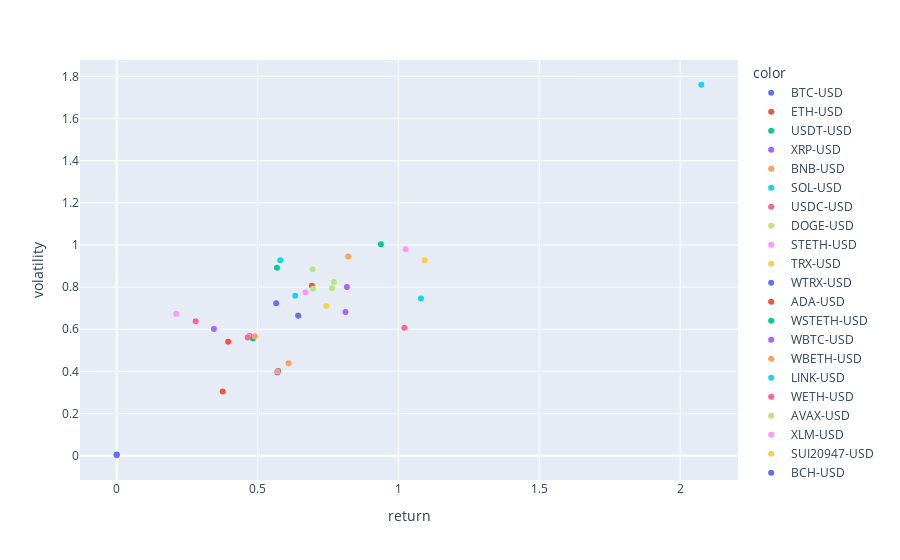

Write notebook code for a chart like this one.
### Code cell
fig = px.scatter(
    x = subset['return'],
    y = subset['volatility'],
    labels = {
        "x": "return",
        "y": "volatility"
    },
    color = subset.index
)
fig.show()

### Figure 1 — Plotly figure (JSON) as saved in the notebook; plotly's stock layout.template omitted (floating-point values rounded to 4 significant figures)
{"data": [{"hovertemplate": "color=BTC-USD<br>return=%{x}<br>volatility=%{y}<extra></extra>", "legendgroup": "BTC-USD", "marker": {"color": "#636efa", "symbol": "circle"}, "mode": "markers", "name": "BTC-USD", "orientation": "v", "showlegend": true, "type": "scatter", "x": [0.573], "xaxis": "x", "y": [0.4016], "yaxis": "y"}, {"hovertemplate": "color=ETH-USD<br>return=%{x}<br>volatility=%{y}<extra></extra>", "legendgroup": "ETH-USD", "marker": {"color": "#EF553B", "symbol": "circle"}, "mode": "markers", "name": "ETH-USD", "orientation": "v", "showlegend": true, "type": "scatter", "x": [0.4717], "xaxis": "x", "y": [0.5677], "yaxis": "y"}, {"hovertemplate": "color=USDT-USD<br>return=%{x}<br>volatility=%{y}<extra></extra>", "legendgroup": "USDT-USD", "marker": {"color": "#00cc96", "symbol": "circle"}, "mode": "markers", "name": "USDT-USD", "orientation": "v", "showlegend": true, "type": "scatter", "x": [0.0003498], "xaxis": "x", "y": [0.005921], "yaxis": "y"}, {"hovertemplate": "color=XRP-USD<br>return=%{x}<br>volatility=%{y}<extra></extra>", "legendgroup": "XRP-USD", "marker": {"color": "#ab63fa", "symbol": "circle"}, "mode": "markers", "name": "XRP-USD", "orientation": "v", "showlegend": true, "type": "scatter", "x": [0.8123], "xaxis": "x", "y": [0.6821], "yaxis": "y"}, {"hovertemplate": "color=BNB-USD<br>return=%{x}<br>volatility=%{y}<extra></extra>", "legendgroup": "BNB-USD", "marker": {"color": "#FFA15A", "symbol": "circle"}, "mode": "markers", "name": "BNB-USD", "orientation": "v", "showlegend": true, "type": "scatter", "x": [0.61], "xaxis": "x", "y": [0.4383], "yaxis": "y"}, {"hovertemplate": "color=SOL-USD<br>return=%{x}<br>volatility=%{y}<extra></extra>", "legendgroup": "SOL-USD", "marker": {"color": "#19d3f3", "symbol": "circle"}, "mode": "markers", "name": "SOL-USD", "orientation": "v", "showlegend": true, "type": "scatter", "x": [1.08], "xaxis": "x", "y": [0.7455], "yaxis": "y"}, {"hovertemplate": "color=USDC-USD<br>return=%{x}<br>volatility=%{y}<extra></extra>", "legendgroup": "USDC-USD", "marker": {"color": "#FF6692", "symbol": "circle"}, "mode": "markers", "name": "USDC-USD", "orientation": "v", "showlegend": true, "type": "scatter", "x": [-0.0001155], "xaxis": "x", "y": [0.002409], "yaxis": "y"}, {"hovertemplate": "color=DOGE-USD<br>return=%{x}<br>volatility=%{y}<extra></extra>", "legendgroup": "DOGE-USD", "marker": {"color": "#B6E880", "symbol": "circle"}, "mode": "markers", "name": "DOGE-USD", "orientation": "v", "showlegend": true, "type": "scatter", "x": [0.7642], "xaxis": "x", "y": [0.7945], "yaxis": "y"}, {"hovertemplate": "color=STETH-USD<br>return=%{x}<br>volatility=%{y}<extra></extra>", "legendgroup": "STETH-USD", "marker": {"color": "#FF97FF", "symbol": "circle"}, "mode": "markers", "name": "STETH-USD", "orientation": "v", "showlegend": true, "type": "scatter", "x": [0.4685], "xaxis": "x", "y": [0.5659], "yaxis": "y"}, {"hovertemplate": "color=TRX-USD<br>return=%{x}<br>volatility=%{y}<extra></extra>", "legendgroup": "TRX-USD", "marker": {"color": "#FECB52", "symbol": "circle"}, "mode": "markers", "name": "TRX-USD", "orientation": "v", "showlegend": true, "type": "scatter", "x": [0.6438], "xaxis": "x", "y": [0.6666], "yaxis": "y"}, {"hovertemplate": "color=WTRX-USD<br>return=%{x}<br>volatility=%{y}<extra></extra>", "legendgroup": "WTRX-USD", "marker": {"color": "#636efa", "symbol": "circle"}, "mode": "markers", "name": "WTRX-USD", "orientation": "v", "showlegend": true, "type": "scatter", "x": [0.6444], "xaxis": "x", "y": [0.664], "yaxis": "y"}, {"hovertemplate": "color=ADA-USD<br>return=%{x}<br>volatility=%{y}<extra></extra>", "legendgroup": "ADA-USD", "marker": {"color": "#EF553B", "symbol": "circle"}, "mode": "markers", "name": "ADA-USD", "orientation": "v", "showlegend": true, "type": "scatter", "x": [0.693], "xaxis": "x", "y": [0.8068], "yaxis": "y"}, {"hovertemplate": "color=WSTETH-USD<br>return=%{x}<br>volatility=%{y}<extra></extra>", "legendgroup": "WSTETH-USD", "marker": {"color": "#00cc96", "symbol": "circle"}, "mode": "markers", "name": "WSTETH-USD", "orientation": "v", "showlegend": true, "type": "scatter", "x": [0.4835], "xaxis": "x", "y": [0.5568], "yaxis": "y"}, {"hovertemplate": "color=WBTC-USD<br>return=%{x}<br>volatility=%{y}<extra></extra>", "legendgroup": "WBTC-USD", "marker": {"color": "#ab63fa", "symbol": "circle"}, "mode": "markers", "name": "WBTC-USD", "orientation": "v", "showlegend": true, "type": "scatter", "x": [0.5704], "xaxis": "x", "y": [0.3952], "yaxis": "y"}, {"hovertemplate": "color=WBETH-USD<br>return=%{x}<br>volatility=%{y}<extra></extra>", "legendgroup": "WBETH-USD", "marker": {"color": "#FFA15A", "symbol": "circle"}, "mode": "markers", "name": "WBETH-USD", "orientation": "v", "showlegend": true, "type": "scatter", "x": [0.4903], "xaxis": "x", "y": [0.5665], "yaxis": "y"}, {"hovertemplate": "color=LINK-USD<br>return=%{x}<br>volatility=%{y}<extra></extra>", "legendgroup": "LINK-USD", "marker": {"color": "#19d3f3", "symbol": "circle"}, "mode": "markers", "name": "LINK-USD", "orientation": "v", "showlegend": true, "type": "scatter", "x": [0.6337], "xaxis": "x", "y": [0.7587], "yaxis": "y"}, {"hovertemplate": "color=WETH-USD<br>return=%{x}<br>volatility=%{y}<extra></extra>", "legendgroup": "WETH-USD", "marker": {"color": "#FF6692", "symbol": "circle"}, "mode": "markers", "name": "WETH-USD", "orientation": "v", "showlegend": true, "type": "scatter", "x": [0.4652], "xaxis": "x", "y": [0.5615], "yaxis": "y"}, {"hovertemplate": "color=AVAX-USD<br>return=%{x}<br>volatility=%{y}<extra></extra>", "legendgroup": "AVAX-USD", "marker": {"color": "#B6E880", "symbol": "circle"}, "mode": "markers", "name": "AVAX-USD", "orientation": "v", "showlegend": true, "type": "scatter", "x": [0.6971], "xaxis": "x", "y": [0.792], "yaxis": "y"}, {"hovertemplate": "color=XLM-USD<br>return=%{x}<br>volatility=%{y}<extra></extra>", "legendgroup": "XLM-USD", "marker": {"color": "#FF97FF", "symbol": "circle"}, "mode": "markers", "name": "XLM-USD", "orientation": "v", "showlegend": true, "type": "scatter", "x": [0.6702], "xaxis": "x", "y": [0.7758], "yaxis": "y"}, {"hovertemplate": "color=SUI20947-USD<br>return=%{x}<br>volatility=%{y}<extra></extra>", "legendgroup": "SUI20947-USD", "marker": {"color": "#FECB52", "symbol": "circle"}, "mode": "markers", "name": "SUI20947-USD", "orientation": "v", "showlegend": true, "type": "scatter", "x": [1.093], "xaxis": "x", "y": [0.9276], "yaxis": "y"}, {"hovertemplate": "color=BCH-USD<br>return=%{x}<br>volatility=%{y}<extra></extra>", "legendgroup": "BCH-USD", "marker": {"color": "#636efa", "symbol": "circle"}, "mode": "markers", "name": "BCH-USD", "orientation": "v", "showlegend": true, "type": "scatter", "x": [0.566], "xaxis": "x", "y": [0.723], "yaxis": "y"}, {"hovertemplate": "color=LEO-USD<br>return=%{x}<br>volatility=%{y}<extra></extra>", "legendgroup": "LEO-USD", "marker": {"color": "#EF553B", "symbol": "circle"}, "mode": "markers", "name": "LEO-USD", "orientation": "v", "showlegend": true, "type": "scatter", "x": [0.3762], "xaxis": "x", "y": [0.3046], "yaxis": "y"}, {"hovertemplate": "color=HBAR-USD<br>return=%{x}<br>volatility=%{y}<extra></extra>", "legendgroup": "HBAR-USD", "marker": {"color": "#00cc96", "symbol": "circle"}, "mode": "markers", "name": "HBAR-USD", "orientation": "v", "showlegend": true, "type": "scatter", "x": [0.9381], "xaxis": "x", "y": [1.004], "yaxis": "y"}, {"hovertemplate": "color=LTC-USD<br>return=%{x}<br>volatility=%{y}<extra></extra>", "legendgroup": "LTC-USD", "marker": {"color": "#ab63fa", "symbol": "circle"}, "mode": "markers", "name": "LTC-USD", "orientation": "v", "showlegend": true, "type": "scatter", "x": [0.3452], "xaxis": "x", "y": [0.601], "yaxis": "y"}, {"hovertemplate": "color=BTCB-USD<br>return=%{x}<br>volatility=%{y}<extra></extra>", "legendgroup": "BTCB-USD", "marker": {"color": "#FFA15A", "symbol": "circle"}, "mode": "markers", "name": "BTCB-USD", "orientation": "v", "showlegend": true, "type": "scatter", "x": [0.5707], "xaxis": "x", "y": [0.3994], "yaxis": "y"}, {"hovertemplate": "color=SHIB-USD<br>return=%{x}<br>volatility=%{y}<extra></extra>", "legendgroup": "SHIB-USD", "marker": {"color": "#19d3f3", "symbol": "circle"}, "mode": "markers", "name": "SHIB-USD", "orientation": "v", "showlegend": true, "type": "scatter", "x": [0.5808], "xaxis": "x", "y": [0.9272], "yaxis": "y"}, {"hovertemplate": "color=TON11419-USD<br>return=%{x}<br>volatility=%{y}<extra></extra>", "legendgroup": "TON11419-USD", "marker": {"color": "#FF6692", "symbol": "circle"}, "mode": "markers", "name": "TON11419-USD", "orientation": "v", "showlegend": true, "type": "scatter", "x": [0.2804], "xaxis": "x", "y": [0.6383], "yaxis": "y"}, {"hovertemplate": "color=CRO-USD<br>return=%{x}<br>volatility=%{y}<extra></extra>", "legendgroup": "CRO-USD", "marker": {"color": "#B6E880", "symbol": "circle"}, "mode": "markers", "name": "CRO-USD", "orientation": "v", "showlegend": true, "type": "scatter", "x": [0.7711], "xaxis": "x", "y": [0.8244], "yaxis": "y"}, {"hovertemplate": "color=DOT-USD<br>return=%{x}<br>volatility=%{y}<extra></extra>", "legendgroup": "DOT-USD", "marker": {"color": "#FF97FF", "symbol": "circle"}, "mode": "markers", "name": "DOT-USD", "orientation": "v", "showlegend": true, "type": "scatter", "x": [0.2112], "xaxis": "x", "y": [0.6741], "yaxis": "y"}, {"hovertemplate": "color=MNT27075-USD<br>return=%{x}<br>volatility=%{y}<extra></extra>", "legendgroup": "MNT27075-USD", "marker": {"color": "#FECB52", "symbol": "circle"}, "mode": "markers", "name": "MNT27075-USD", "orientation": "v", "showlegend": true, "type": "scatter", "x": [0.7443], "xaxis": "x", "y": [0.7105], "yaxis": "y"}, {"hovertemplate": "color=DAI-USD<br>return=%{x}<br>volatility=%{y}<extra></extra>", "legendgroup": "DAI-USD", "marker": {"color": "#636efa", "symbol": "circle"}, "mode": "markers", "name": "DAI-USD", "orientation": "v", "showlegend": true, "type": "scatter", "x": [-0.000134], "xaxis": "x", "y": [0.00421], "yaxis": "y"}, {"hovertemplate": "color=XMR-USD<br>return=%{x}<br>volatility=%{y}<extra></extra>", "legendgroup": "XMR-USD", "marker": {"color": "#EF553B", "symbol": "circle"}, "mode": "markers", "name": "XMR-USD", "orientation": "v", "showlegend": true, "type": "scatter", "x": [0.3957], "xaxis": "x", "y": [0.5412], "yaxis": "y"}, {"hovertemplate": "color=UNI7083-USD<br>return=%{x}<br>volatility=%{y}<extra></extra>", "legendgroup": "UNI7083-USD", "marker": {"color": "#00cc96", "symbol": "circle"}, "mode": "markers", "name": "UNI7083-USD", "orientation": "v", "showlegend": true, "type": "scatter", "x": [0.5691], "xaxis": "x", "y": [0.8924], "yaxis": "y"}, {"hovertemplate": "color=AAVE-USD<br>return=%{x}<br>volatility=%{y}<extra></extra>", "legendgroup": "AAVE-USD", "marker": {"color": "#ab63fa", "symbol": "circle"}, "mode": "markers", "name": "AAVE-USD", "orientation": "v", "showlegend": true, "type": "scatter", "x": [0.8172], "xaxis": "x", "y": [0.8008], "yaxis": "y"}, {"hovertemplate": "color=OKB-USD<br>return=%{x}<br>volatility=%{y}<extra></extra>", "legendgroup": "OKB-USD", "marker": {"color": "#FFA15A", "symbol": "circle"}, "mode": "markers", "name": "OKB-USD", "orientation": "v", "showlegend": true, "type": "scatter", "x": [0.8216], "xaxis": "x", "y": [0.9452], "yaxis": "y"}, {"hovertemplate": "color=PEPE24478-USD<br>return=%{x}<br>volatility=%{y}<extra></extra>", "legendgroup": "PEPE24478-USD", "marker": {"color": "#19d3f3", "symbol": "circle"}, "mode": "markers", "name": "PEPE24478-USD", "orientation": "v", "showlegend": true, "type": "scatter", "x": [2.076], "xaxis": "x", "y": [1.76], "yaxis": "y"}, {"hovertemplate": "color=BGB-USD<br>return=%{x}<br>volatility=%{y}<extra></extra>", "legendgroup": "BGB-USD", "marker": {"color": "#FF6692", "symbol": "circle"}, "mode": "markers", "name": "BGB-USD", "orientation": "v", "showlegend": true, "type": "scatter", "x": [1.021], "xaxis": "x", "y": [0.6076], "yaxis": "y"}, {"hovertemplate": "color=NEAR-USD<br>return=%{x}<br>volatility=%{y}<extra></extra>", "legendgroup": "NEAR-USD", "marker": {"color": "#B6E880", "symbol": "circle"}, "mode": "markers", "name": "NEAR-USD", "orientation": "v", "showlegend": true, "type": "scatter", "x": [0.6954], "xaxis": "x", "y": [0.8844], "yaxis": "y"}, {"hovertemplate": "color=TAO22974-USD<br>return=%{x}<br>volatility=%{y}<extra></extra>", "legendgroup": "TAO22974-USD", "marker": {"color": "#FF97FF", "symbol": "circle"}, "mode": "markers", "name": "TAO22974-USD", "orientation": "v", "showlegend": true, "type": "scatter", "x": [1.026], "xaxis": "x", "y": [0.9791], "yaxis": "y"}], "layout": {"legend": {"title": {"text": "color"}, "tracegroupgap": 0}, "margin": {"t": 60}, "xaxis": {"anchor": "y", "domain": [0, 1], "title": {"text": "return"}}, "yaxis": {"anchor": "x", "domain": [0, 1], "title": {"text": "volatility"}}}}
